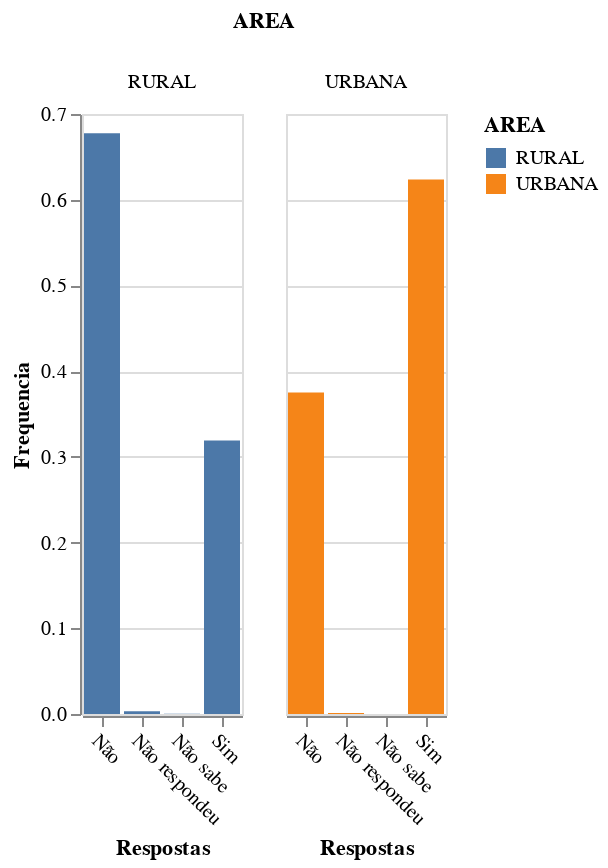

Notebook cell for this chart:
### Code cell
alt.Chart(tiny_data).mark_bar().encode(
        x=alt.X('Respostas',  axis=alt.Axis(labelAngle=45, title='Respostas')),
        column=dimensao,
        color='AREA',
        y=alt.Y('Frequencia', axis=alt.Axis(title='Frequencia')),
).interactive()

### Figure 1 — Vega-Lite specification as saved in the notebook (floating-point values rounded to 4 significant figures)
{"config": {"view": {"continuousWidth": 300, "continuousHeight": 300}}, "data": {"name": "data-7b20349a312dbc740a26907d87b7b841"}, "mark": {"type": "bar"}, "encoding": {"color": {"field": "AREA", "type": "nominal"}, "column": {"field": "AREA", "type": "nominal"}, "x": {"axis": {"labelAngle": 45, "title": "Respostas"}, "field": "Respostas", "type": "nominal"}, "y": {"axis": {"title": "Frequencia"}, "field": "Frequencia", "type": "quantitative"}}, "params": [{"name": "param_3", "select": {"type": "interval", "encodings": ["x", "y"]}, "bind": "scales"}], "$schema": "https://vega.github.io/schema/vega-lite/v5.8.0.json", "datasets": {"data-7b20349a312dbc740a26907d87b7b841": [{"AREA": "RURAL", "Respostas": "Não", "Frequencia": 0.6776}, {"AREA": "URBANA", "Respostas": "Não", "Frequencia": 0.3751}, {"AREA": "RURAL", "Respostas": "Não respondeu", "Frequencia": 0.003215}, {"AREA": "URBANA", "Respostas": "Não respondeu", "Frequencia": 0.001124}, {"AREA": "RURAL", "Respostas": "Não sabe", "Frequencia": 0.0001531}, {"AREA": "URBANA", "Respostas": "Não sabe", "Frequencia": 5.386e-05}, {"AREA": "RURAL", "Respostas": "Sim", "Frequencia": 0.319}, {"AREA": "URBANA", "Respostas": "Sim", "Frequencia": 0.6237}]}}
